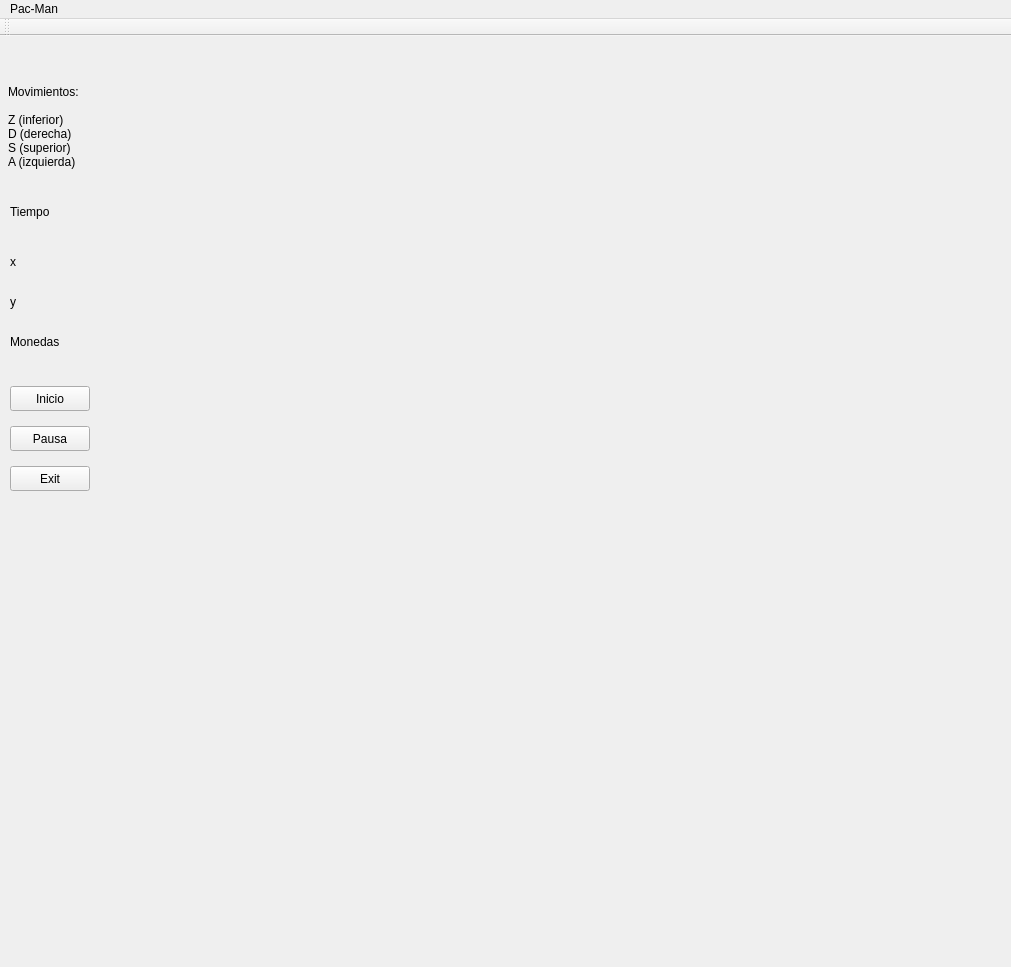
<?xml version="1.0" encoding="UTF-8"?>
<ui version="4.0">
 <class>MainWindow</class>
 <widget class="QMainWindow" name="MainWindow">
  <property name="geometry">
   <rect>
    <x>0</x>
    <y>0</y>
    <width>1011</width>
    <height>967</height>
   </rect>
  </property>
  <property name="windowTitle">
   <string>MainWindow</string>
  </property>
  <widget class="QWidget" name="centralWidget">
   <widget class="QWidget" name="verticalLayoutWidget">
    <property name="geometry">
     <rect>
      <x>102</x>
      <y>20</y>
      <width>900</width>
      <height>900</height>
     </rect>
    </property>
    <layout class="QVBoxLayout" name="verticalLayout"/>
   </widget>
   <widget class="QLabel" name="time">
    <property name="geometry">
     <rect>
      <x>10</x>
      <y>160</y>
      <width>111</width>
      <height>31</height>
     </rect>
    </property>
    <property name="text">
     <string>Tiempo</string>
    </property>
   </widget>
   <widget class="QLabel" name="xlabel">
    <property name="geometry">
     <rect>
      <x>10</x>
      <y>210</y>
      <width>111</width>
      <height>31</height>
     </rect>
    </property>
    <property name="text">
     <string>x</string>
    </property>
   </widget>
   <widget class="QLabel" name="ylabel">
    <property name="geometry">
     <rect>
      <x>10</x>
      <y>250</y>
      <width>111</width>
      <height>31</height>
     </rect>
    </property>
    <property name="text">
     <string>y</string>
    </property>
   </widget>
   <widget class="QLabel" name="label">
    <property name="geometry">
     <rect>
      <x>10</x>
      <y>290</y>
      <width>111</width>
      <height>31</height>
     </rect>
    </property>
    <property name="text">
     <string>Monedas</string>
    </property>
   </widget>
   <widget class="QPushButton" name="Start">
    <property name="geometry">
     <rect>
      <x>10</x>
      <y>350</y>
      <width>80</width>
      <height>25</height>
     </rect>
    </property>
    <property name="text">
     <string>Inicio</string>
    </property>
   </widget>
   <widget class="QPushButton" name="Pause">
    <property name="geometry">
     <rect>
      <x>10</x>
      <y>390</y>
      <width>80</width>
      <height>25</height>
     </rect>
    </property>
    <property name="text">
     <string>Pausa</string>
    </property>
   </widget>
   <widget class="QPushButton" name="Quit">
    <property name="geometry">
     <rect>
      <x>10</x>
      <y>430</y>
      <width>80</width>
      <height>25</height>
     </rect>
    </property>
    <property name="text">
     <string>Exit</string>
    </property>
   </widget>
   <widget class="QLabel" name="label_2">
    <property name="geometry">
     <rect>
      <x>8</x>
      <y>30</y>
      <width>71</width>
      <height>121</height>
     </rect>
    </property>
    <property name="text">
     <string>Movimientos:

Z (inferior)
D (derecha)
S (superior)
A (izquierda)</string>
    </property>
   </widget>
  </widget>
  <widget class="QMenuBar" name="menuBar">
   <property name="geometry">
    <rect>
     <x>0</x>
     <y>0</y>
     <width>1011</width>
     <height>21</height>
    </rect>
   </property>
   <widget class="QMenu" name="menuPac_Man">
    <property name="title">
     <string>Pac-Man</string>
    </property>
   </widget>
   <addaction name="menuPac_Man"/>
  </widget>
  <widget class="QToolBar" name="mainToolBar">
   <attribute name="toolBarArea">
    <enum>TopToolBarArea</enum>
   </attribute>
   <attribute name="toolBarBreak">
    <bool>false</bool>
   </attribute>
  </widget>
 </widget>
 <layoutdefault spacing="6" margin="11"/>
 <resources/>
 <connections/>
</ui>
